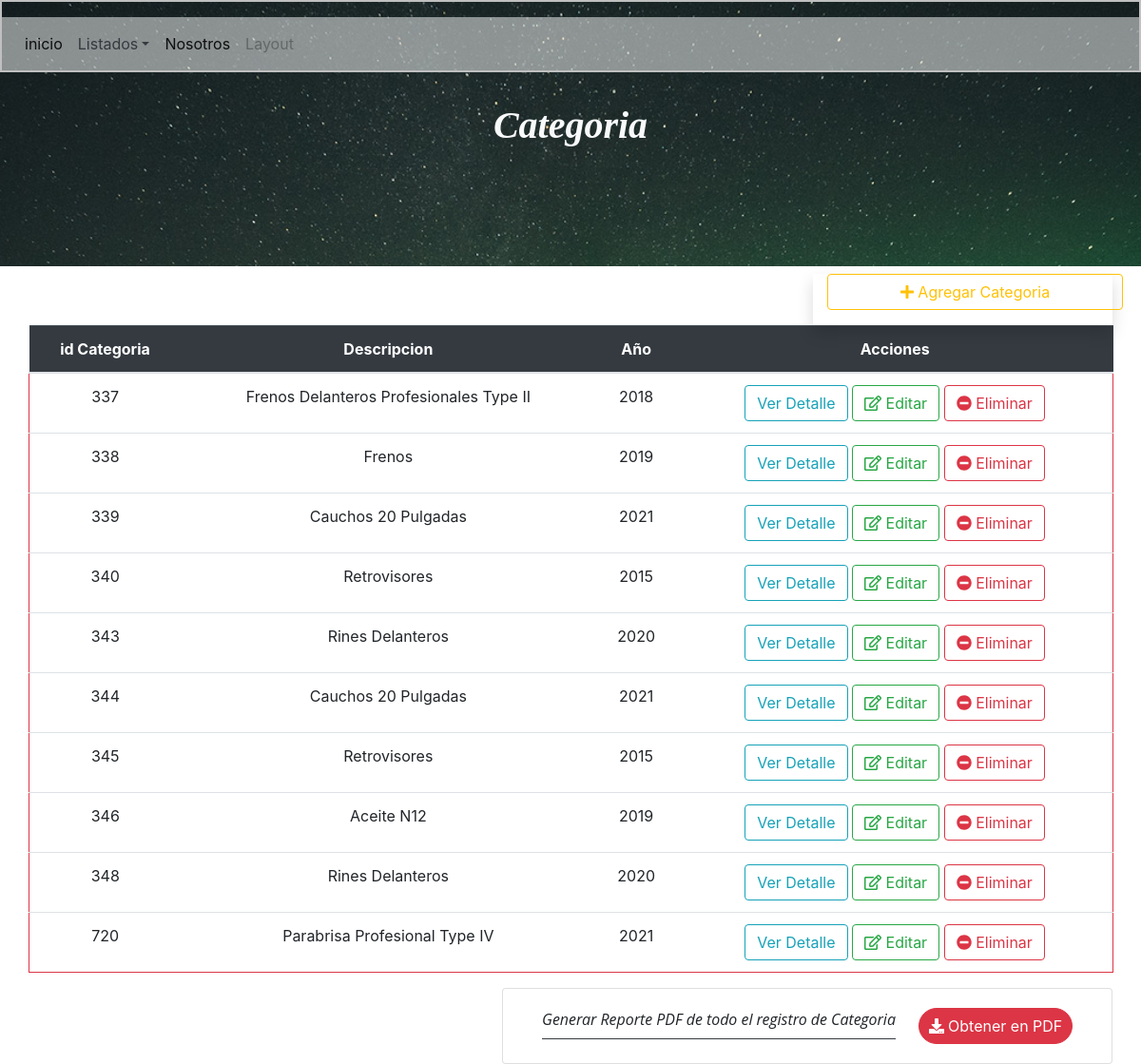
Page /App/Views/crudCategoria/listar.php on the committed database.
### tables this page shows
CREATE TABLE `categoria` (
  `idCategoria` int(6) NOT NULL,
  `nombreProd` varchar(50) NOT NULL,
  `año` year(4) NOT NULL
);

### App/Models/conex.php (called while the page is built)
<?php
class Conex{
	public static function Conection(){
		try{
		$conex = new PDO('mysql:host=localhost;dbname=sistema', "root", "", array(PDO::MYSQL_ATTR_INIT_COMMAND => "SET NAMES utf8"));
		return $conex;
			} catch(Exception $e){
				echo "Error presente en ".$e->getMessage();
		}
	}
}
?>

### App/Views/crudCategoria/listar.php (the view, shortened to what this page needs)
<?php
	include '../../Models/conex.php';
	$cox = new Conex();
	$sentencia = $cox->Conection()->query('SELECT * FROM categoria;');
	$categoria = $sentencia->fetchAll(PDO::FETCH_OBJ);
?>
<!DOCTYPE html>
<html lang="es">
<head>
	<link rel="stylesheet" type="text/css" href="../../../css/all.min.css">
	<link rel="stylesheet" type="text/css" href="../../../css/bootstrap.min.css">
	<link rel="stylesheet" type="text/css" href="../../../css/style.css">
</head>
<body>
	<header class="header">
		<div class="encabezado">
<nav class="navbar navbar-expand-lg navbar-light mt-3" style="background-color: rgba( 255, 255, 255, .5);
">
  <div class="collapse navbar-collapse" id="navbarSupportedContent">
    <ul class="navbar-nav mr-auto">
      <li class="nav-item active">
        <a class="nav-link" href="../../../index.php">inicio</a>
      </li>
      <li class="nav-item dropdown">
       <a class="nav-link text-dark dropdown-toggle" href="#" id="navbarDropdown" role="button" data-toggle="dropdown" aria-haspopup="true" aria-expanded="false">Listados</a>
      </li>
       <li class="nav-item active">
        <a class="nav-link" href="#">Nosotros</a>
      </li>
      <li class="nav-item">
        <a class="nav-link disabled" href="#" tabindex="-1" aria-disabled="true">Layout</a>
      </li>
    </ul>
  </div>
</nav>
</div>
<h1 class="text-center text-light font-weight-bold mt-2 font-italic">Categoria</h1>
	</header>
	<div class="container mt-2">
	<div class="col col-3 float-right shadow">
	<a href="agregar.php" class="btn btn-block btn-outline-warning mb-3"><i class="fas fa-plus"></i> Agregar Categoria</a>
	</div>
	<table class="table">
		<thead class="table-dark">
			<tr>
			<th class="text-center" scope="col">id Categoria</th>
			<th class="text-center" scope="col">Descripcion</th>
			<th class="text-center" scope="col">Año</th>
			<th class="text-center">Acciones</th>
			</tr>
		</thead>
		<tbody>
<?php
foreach ($categoria as $dato){
?>
<tr class="border border-danger">
	<td class="text-center"><?php echo $dato->idCategoria;?></td>
	<td class="text-capitalize text-center"><?php echo $dato->nombreProd;?></td>
	<td class="text-center"><?php echo $dato->año;?></td>
	<td class="text-center">
	<a href="detalle.php?id=<?php echo $dato->idCategoria; ?>" class="btn btn-outline-info">Ver Detalle</a>
	<a href="editar.php?id=<?php echo $dato->idCategoria; ?>" class="btn btn-outline-success"><i class="far fa-edit"></i> Editar</a>
	<a href="eliminar.php?id=<?php echo $dato->idCategoria; ?>" class="btn btn-outline-danger" onclick="confirm('¿Desea Eliminar?')"><i class="fas fa-minus-circle"></i> Eliminar</a>
			</td>
			</tr>
<?php
}
?>
	</tbody>
	</table>
	<div class="card float-right" style="width: 40rem;">
<div class="card-body badge-pill">
<div class="d-flex justify-content-center">
<div>
<p class="card-text font-italic mr-4 border-bottom border-dark pb-2">Generar Reporte PDF de todo el registro de Categoria</p>
</div>
	<a href="../../Models/ReportPdf/categoriaPDF.php" class="btn btn-danger badge-pill"><i class="fas fa-download"></i> Obtener en PDF</a>
</div>
</div>
</div>
</div>
</body>
</html>

### css/style.css (style rules this page uses)
*, *:before, *:after { box-sizing: inherit; }
h1 { font-family: 'Georgia', 'Times New Roman', serif; }
p { font-family: 'Open sans', sans-serif; }
.header { background-image: url('../img/slide.jpg'); background-size: cover; background-position: center; background-attachment: fixed; height: 35vh; }
.encabezado { margin-bottom: 2rem; margin-top: 0; border: 2px solid silver; }

### rows in the picture
categoria: idCategoria "337", nombreProd "Frenos Delanteros Profesionales Type II", año "2018"
categoria: idCategoria "338", nombreProd "Frenos", año "2019"
categoria: idCategoria "339", nombreProd "Cauchos 20 Pulgadas", año "2021"
categoria: idCategoria "340", nombreProd "Retrovisores", año "2015"
categoria: idCategoria "343", nombreProd "Rines Delanteros", año "2020"
categoria: idCategoria "344", nombreProd "Cauchos 20 Pulgadas", año "2021"
categoria: idCategoria "345", nombreProd "Retrovisores", año "2015"
categoria: idCategoria "346", nombreProd "Aceite N12", año "2019"
categoria: idCategoria "348", nombreProd "Rines Delanteros", año "2020"
categoria: idCategoria "720", nombreProd "Parabrisa Profesional Type IV", año "2021"
